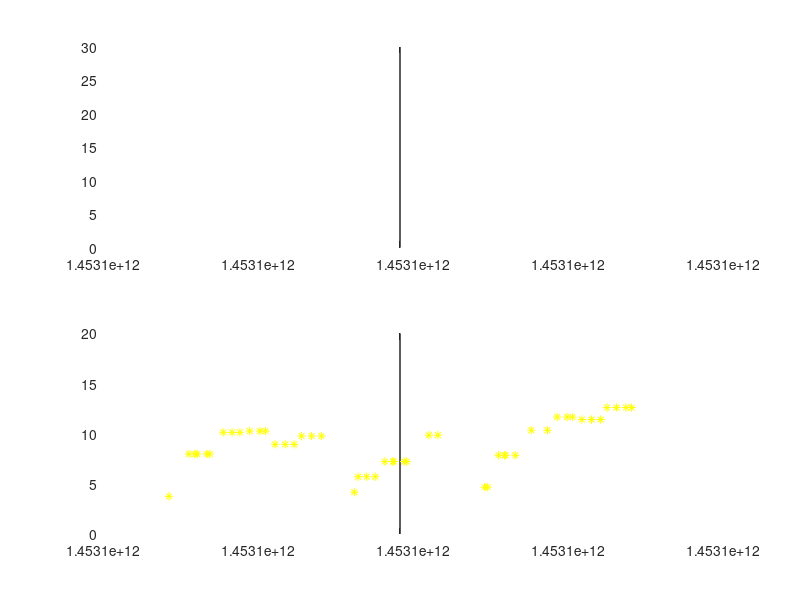

Source code (MATLAB):
close all;

% Data input and parse to t, x, y, z axis, 
m = csvread('pure_data.csv');
x = m(:,2);
y = m(:,3);
z = m(:,4);
t = m(:,1);

% Compute the magnitude and draw the original data
mag =sqrt(x.^2+y.^2+z.^2);
subplot(2,1,1);
plot(t, mag);
total_size = size(t,1);

% Definations
alpha = 0.1;
smoothed = zeros(total_size,1);
smoothed(1) = mag(1);
window_size = 180;

% Loop through the data and exp smooth
for i=2:total_size
    smoothed(i) = alpha*mag(i) + (1-alpha)*smoothed(i-1);
end

% Plot the smoothed data
subplot(2,1,2);
plot(t, smoothed);
hold on;


for j=1:window_size:total_size
    if j+window_size-1>total_size
        break;
    end
    % Draw the minimum/maximum/middle value
    data_buffer = smoothed(j:j+window_size-1);
    min_val = min(data_buffer);
    max_val = max(data_buffer);
    avg_val = (max_val+min_val)/2;
    plot([t(j) t(j+window_size-1)], [min_val min_val],'r');
    plot([t(j) t(j+window_size-1)], [max_val max_val],'r');
    plot([t(j) t(j+window_size-1)], [avg_val avg_val],'g');
    
    % Find the data points that cross the middle value
    data_buffer_avg = data_buffer - avg_val;
    aboveZero = data_buffer_avg > 0;
    zeroCrossing = diff(aboveZero) == 1;
    zeroCrossingIndex = find(zeroCrossing);
    step_size = size(zeroCrossingIndex,1);
    plot(t(zeroCrossingIndex+j), ones(step_size,1)*avg_val ,'y*');
    
end
% heuristic: these is lower and up limit for step speed
% also: if the difference bwtween the min and max is very small,
% then the user might not walking but doing other kind of activities






